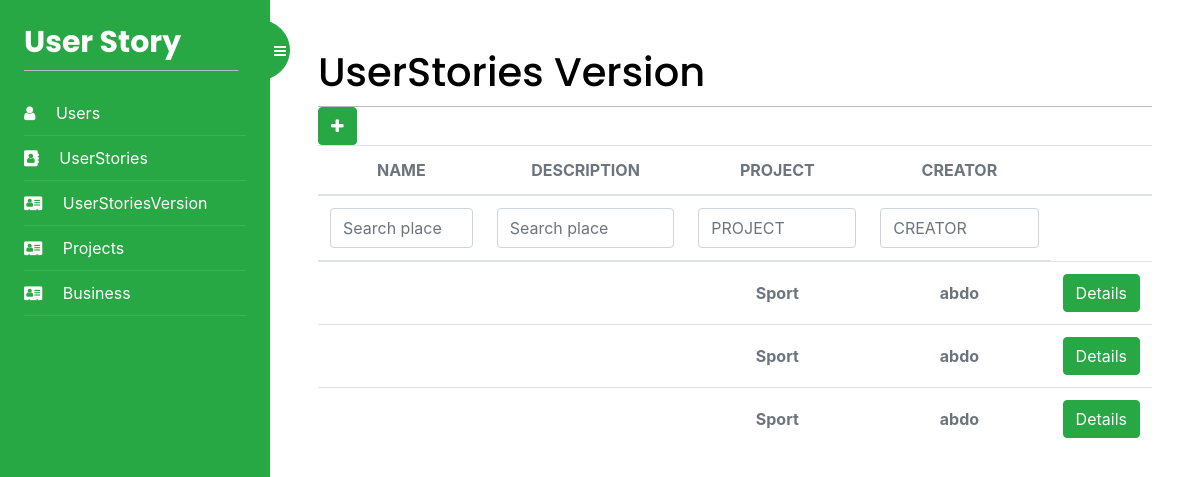
Page /UserStoryVersion/list/ (signed in) on the earlier database version.
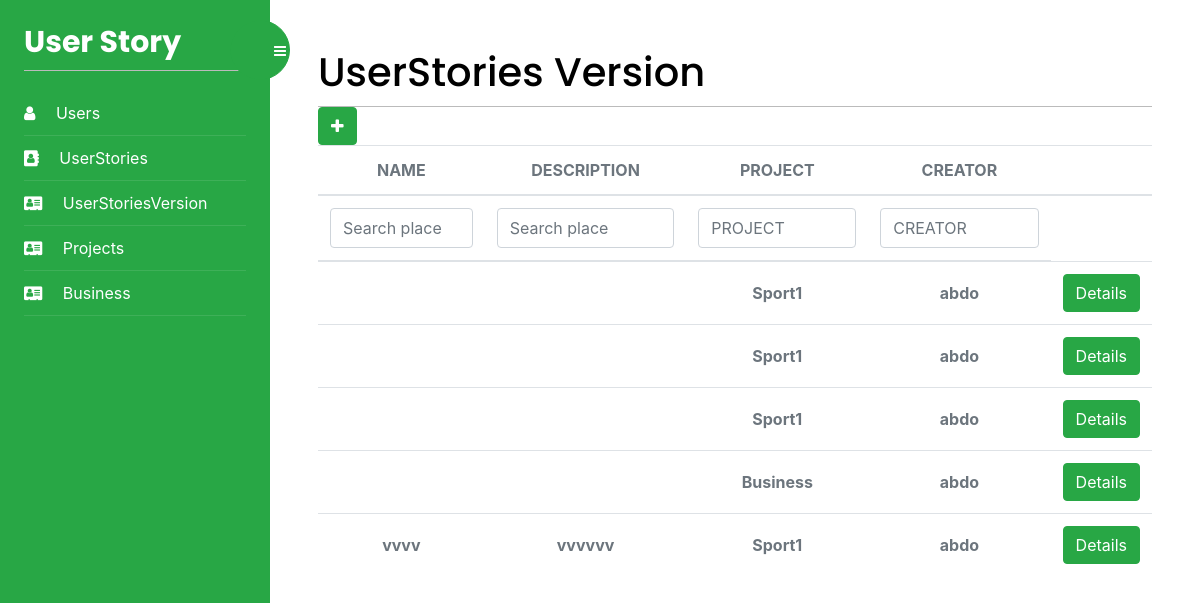
Same page on the later database version.
### UserStoryApp/models.py (models this page shows, shortened)
class UserStoryVersion(models.Model):
    id = models.AutoField(primary_key=True)
    name = models.TextField(blank=True)
    description = models.TextField(blank=True)
    Project = models.ForeignKey(Project, on_delete=models.CASCADE)
    User = models.ForeignKey(
        User, on_delete=models.CASCADE, blank=True, null=True)
    class Meta:
        db_table = "UserStoryVersion"

class Project(models.Model):
    id = models.AutoField(primary_key=True)
    name = models.TextField(blank=True)
    status = models.BooleanField(default=True)
    Business = models.ForeignKey(Business, on_delete=models.CASCADE)
    User = models.ForeignKey(
        User, on_delete=models.CASCADE, blank=True, null=True)
    project = ""
    class Meta:
        db_table = "Project"

class User (AbstractUser):
    Role = models.IntegerField(blank=True, null=True)
    project = []
    business = []

### UserStoryVersions/views.py (the view)
# urls.py: path('list/', views.userStoryVersions_list, name='userStoryVersions'),
@login_required
def userStoryVersions_list(request):
    PROJECT = ""
    CREATOR = ""
    userStoriesVersions = UserStoryVersion.objects.all()
    my_filter = userStoryVersionsFilter(
        request.GET, queryset=userStoriesVersions)
    userStoriesVersions = my_filter.qs
    if request.GET.get("PROJECT"):
        userStoriesVersions = userStoriesVersions.filter(
            Project__name__contains=request.GET.get("PROJECT"))
        PROJECT = request.GET.get("PROJECT")
    if request.GET.get("CREATOR"):
        userStoriesVersions = userStoriesVersions.filter(
            User__username__contains=request.GET.get("CREATOR"))
        CREATOR = request.GET.get("CREATOR")
    return render(request, 'userStoryVersions/userStoryVersions.html', {'users': userStoriesVersions, 'filter': my_filter, 'form': {'PROJECT': PROJECT, 'CREATOR': CREATOR}})

### UserStoryVersions/templates/userStoryVersions/userStoryVersions.html (shortened to what this page needs)
{% extends "base.html" %}
{% block content %}
<div>
    <h1 class="m-auto">UserStories Version</h1>
</div>
<a href="{% url 'addUserStoryVersion' %}" class="btn btn-success" aria-hidden="true"><i class="fa fa-plus text-white"
        aria-hidden="true"></i>
</a>
<div class="table-responsive p-0">
    <table class="table align-items-center mb-0">
        <thead>
            <tr>
                <th class="text-center text-uppercase text-secondary text-xxs font-weight-bolder opacity-7">name</th>
                <th class="text-center text-uppercase text-secondary text-xxs font-weight-bolder opacity-7">description
                </th>
                <th class="text-center text-uppercase text-secondary text-xxs font-weight-bolder opacity-7">Project</th>
                <th class="text-center text-uppercase text-secondary text-xxs font-weight-bolder opacity-7">Creator</th>
                <th class="text-secondary opacity-7"></th>
            </tr>
        </thead>
        <thead>
            <tr>
                <form id="form" method="get">
                    <th class="text-center text-uppercase text-secondary text-xxs font-weight-bolder opacity-7">
                        {{filter.form.name}}</th>
                    <th class="text-center text-uppercase text-secondary text-xxs font-weight-bolder opacity-7">
                        {{filter.form.description}}</th>
                    <th class="text-center text-uppercase text-secondary text-xxs font-weight-bolder opacity-7">
                        <input type="text" name="PROJECT" class="form-control" value="{{form.PROJECT}}" id="exampleInputEmail1" aria-describedby="emailHelp"
                            placeholder="PROJECT">
                    </th>
                    <th class="text-center text-uppercase text-secondary text-xxs font-weight-bolder opacity-7"><input type="text"
                            name="CREATOR" class="form-control" value="{{form.CREATOR}}" id="exampleInputEmail1"
                            aria-describedby="emailHelp" placeholder="CREATOR"></th>
                </form>
            </tr>
        </thead>
        <tbody>
            {% for user in users %}
                <tr>
                <td class="align-middle text-center">
                    <span class="text-secondary text-xs font-weight-bold">{{user.name}}</span>
                </td>
                <td class="align-middle text-center">
                    <span class="text-secondary text-xs font-weight-bold">{{user.description}}</span>
                </td>
                <td class="align-middle text-center">
                    <span class="text-secondary text-xs font-weight-bold">{{user.Project.name}}</span>
                </td>
                <td class="align-middle text-center">
                    <span class="text-secondary text-xs font-weight-bold">{{user.User.username}}</span>
                </td>
                <td class="align-middle text-center">
                    <a href="{% url 'userStoryVersionDetails' user.id %}" class="btn btn-success" aria-hidden="true">
                        Details
                    </a>
                </td>
            </tr>
            {% endfor %}
        </tbody>
    </table>
</div>
{% endblock %}

Differences in the rows shown:
changed through a linked row, UserStoryVersion (number 1 of 5 on the later page): Project.name "Sport" → "Sport1"
changed through a linked row, UserStoryVersion (number 2 of 5 on the later page): Project.name "Sport" → "Sport1"
changed through a linked row, UserStoryVersion (number 3 of 5 on the later page): Project.name "Sport" → "Sport1"
added UserStoryVersion: Project.name "Business", User.username "abdo"
added UserStoryVersion: name "vvvv", description "vvvvvv", Project.name "Sport1", User.username "abdo"
